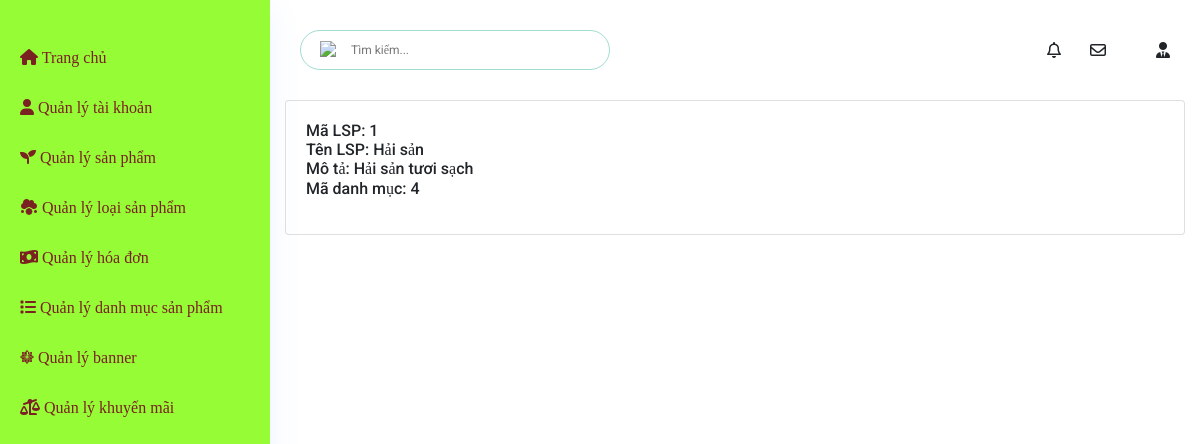
/Admin/index.php?mod=loaisanpham&act=detail&id=1, run on the app's committed database.
### tables this page shows
CREATE TABLE `loaisanpham` (
  `MaLSP` int(11) NOT NULL,
  `TenLSP` varchar(70) NOT NULL,
  `Mota` varchar(200) NOT NULL,
  `MaDM` int(11) NOT NULL
);

### Admin/Controllers/TypeProductController.php (called while the page is built, shortened)
<?php
class LoaisanphamController
{
	var $loaisanpham_model;
	function __construct()
	{
		$this->loaisanpham_model = new loaisanpham();
	}
	public function detail()
	{
		$id = isset($_GET['id']) ? $_GET['id'] : 5;
		$data = $this->loaisanpham_model->find($id);
		require_once("./Views/indexAD.php");
	}
}
?>

### Admin/Models/connection.php (called while the page is built, shortened)
<?php
    class connection{
        function __construct()
        {
            $severname ="localhost";
            $username ="root";
            $password ="";
            $db_name ="webfood";
            $this->conn = new mysqli($severname,$username,$password,$db_name);
        }
    }
?>

### Admin/Models/model.php (called while the page is built, shortened)
<?php
require_once("connection.php");
class Model
{
    var $conn;
    var $table;
    var $contens;
    function __construct()
    {
        $conn_obj = new Connection();
        $this->conn = $conn_obj->conn;
    }
   function find($id)
    {
        $query = "select * from $this->table where $this->contens =$id";
        return $this->conn->query($query)->fetch_assoc();
    }
}
?>

### Admin/Views/typeproduct/detail.php (the view)
<table class="table table-bordered" id="dataTable" width="100%" cellspacing="0">
    <h2>Mã LSP: <?= $data['MaLSP'] ?></h2>
    <h2>Tên LSP: <?= $data['TenLSP'] ?></h2>
    <h2>Mô tả: <?= $data['Mota'] ?></h2>
    <h2>Mã danh mục: <?= $data['MaDM'] ?></h2>
</table>

### Admin/Public/css/style.css (style rules this page uses)
:root { --cl-green: #4eb92d; --cl-red: #ed1b36; --cl-orange: #f1975f; --cl-text: #686868; --cl-title: #1e1e1e; }
body { width: 100%; height: 100%; box-sizing: border-box; overflow-x: hidden; font-family: 'Roboto', 'sans-serif'; }
html { font-size: 62.5%; line-height: 1.6; }

### data on the page
loaisanpham: MaLSP "1", TenLSP "Hải sản", Mota "Hải sản tươi sạch", MaDM "4"
